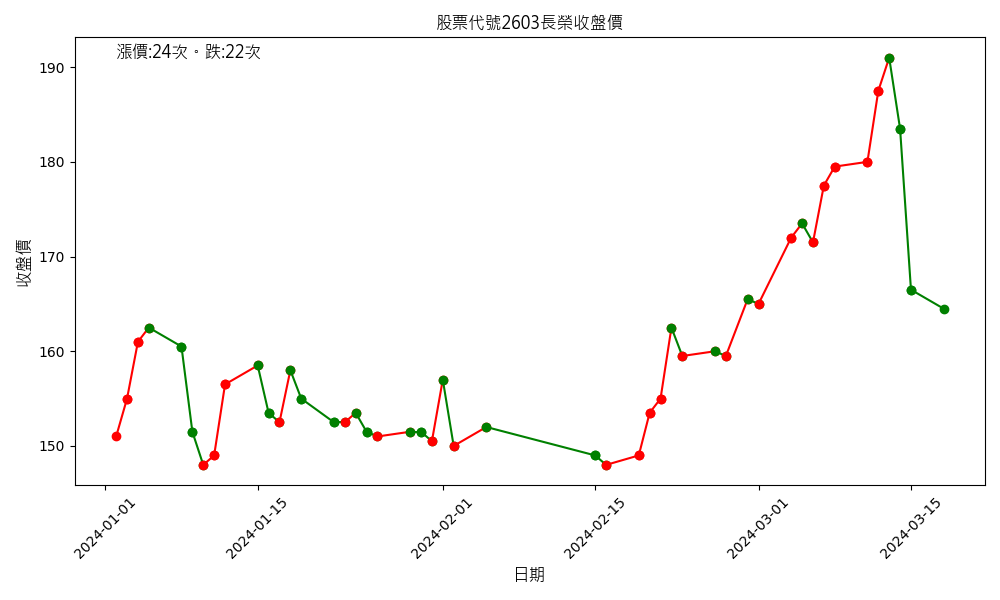

This figure's Python source:
import requests
import matplotlib.pyplot as plt
from datetime import datetime, timedelta
from matplotlib.font_manager import FontProperties

def fetch_stock_data(date, stock_no):
    url = f"http://www.twse.com.tw/exchangeReport/STOCK_DAY?response=csv&date={date}&stockNo={stock_no}"
    response = requests.get(url)
    dates, prices = [], []
    if response.status_code == 200:
        lines = response.text.split('\n')
        for line in lines:
            if line.count('",') > 8:
                parts = line.split('","')
                if len(parts) >= 7:
                    date_str = parts[0].replace('"', '')
                    try:
                        year, month, day = map(int, date_str.split('/'))
                    except ValueError:
                        continue
                    gregorian_year = year + 1911
                    date = datetime(gregorian_year, month, day)
                    closing_price = float(parts[6].replace(',', ''))
                    dates.append(date)
                    prices.append(closing_price)
    return dates, prices

def get_previous_month(date, months=1):
    month = date.month - months - 1
    year = date.year + month // 12
    month = month % 12 + 1
    day = min(date.day, [31, 29 if year % 4 == 0 else 28, 31, 30, 31, 30, 31, 31, 30, 31, 30, 31][month - 1])
    return datetime(year, month, day).strftime("%Y%m%d")

def plot_stock_data(dates, prices, stock_no):
    plt.figure(figsize=(10, 6))
    
    count_red = 0
    count_green = 0

    # 繁中
    font_path = "C:\\Windows\\Fonts\\msjh.ttc"
    font_properties = FontProperties(fname=font_path, size=12)

    for i in range(1, len(prices)):
        if prices[i] > prices[i-1]:
            plt.plot([dates[i-1], dates[i]], [prices[i-1], prices[i]], 'r-o')
            count_red += 1
        else:
            plt.plot([dates[i-1], dates[i]], [prices[i-1], prices[i]], 'g-o')
            count_green += 1

    plt.title(f'股票代號{stock_no}長榮收盤價', fontproperties=font_properties)
    plt.xlabel('日期', fontproperties=font_properties)
    plt.ylabel('收盤價', fontproperties=font_properties)
    plt.xticks(rotation=45)
    

    plt.text(dates[0], max(prices), f'漲價:{count_red}次。跌:{count_green}次', fontproperties=font_properties, color='black')
    
    plt.tight_layout()
    plt.savefig(f"C:\\Users\\User\\Desktop\\project\\quick_analyze_taiwan_stock\\{stock_no}_3month_history.png")


if __name__ == "__main__":
    stock_number = "2603"
    current_date = datetime.now()
    current_month_str = current_date.strftime("%Y%m01")
    previous_month_str = get_previous_month(current_date)
    two_months_ago_str = get_previous_month(current_date, 2)

    two_months_ago_dates, two_months_ago_prices = fetch_stock_data(two_months_ago_str, stock_number)
    prev_dates, prev_prices = fetch_stock_data(previous_month_str, stock_number)
    curr_dates, curr_prices = fetch_stock_data(current_month_str, stock_number)

    all_dates = two_months_ago_dates + prev_dates + curr_dates
    all_prices = two_months_ago_prices + prev_prices + curr_prices

    plot_stock_data(all_dates, all_prices, stock_number)
